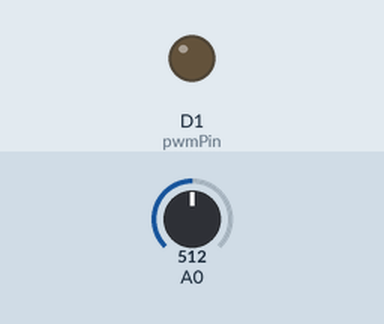
Simulated run of this sketch. Board: ESP8266 (NodeMCU). Shown: output pins drawn as LEDs (lit = HIGH). Inputs (shaded band) come from the test bench; at power-on: A0 = 512. WiFi joins after 1.5 s; servers stay silent unless stated; what the sketch prints to the serial monitor is not drawn.

Above: at 1.7 s.
At 7.47 s:
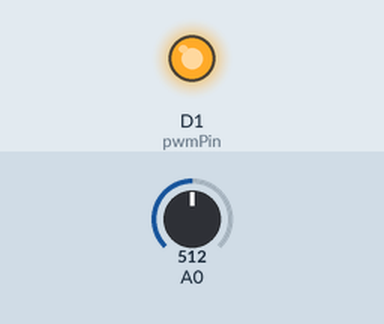
Timing chart, 0 to 8.7 s (numbered marks = the images above):
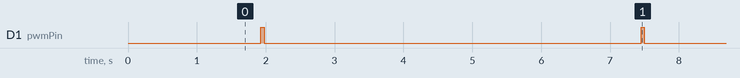

Measured:
- by itself, D1 (pwmPin): alternates HIGH for 0.05 s and LOW for 5.5 s

The sketch:

tens.ino
```cpp
#include <ESP8266WiFi.h>
#include <WiFiClient.h>

// Wi-Fi credentials
const char* ssid = "Projecty";
const char* password = "12345678";

// ThingSpeak settings
const char* server = "api.thingspeak.com";
const String writeAPIKey = "EQ803APP72XO5G18"; // Replace with your Write API Key
const int channelID = 2733660; // Replace with your Channel ID

// Parameters
const int samplingRate = 1000;      // Sampling rate in Hz
const int windowSizeMs = 200;       // Window size in milliseconds
const int bufferSize = samplingRate * (windowSizeMs / 1000.0); // Number of samples in one window
int emgBuffer[bufferSize];          // Buffer to hold EMG readings

// PWM Parameters
const int pwmPin = D1;              // Set this to the desired GPIO pin (e.g., D1)
int minFrequency = 2;               // Minimum PWM frequency in Hz
int maxFrequency = 10;              // Maximum PWM frequency in Hz
int painLevel = 0;                  // Placeholder for predicted pain level

// Function prototypes
void movingAverage(int* input, float* output, int size, int windowSize = 5);
float calculateRMS(float* data, int size);
float calculateMeanFrequency(float* data, int size);
float calculateVariance(float* data, int size);
float calculateAmplitude(float* data, int size);
void generatePWM(int painLevel);

WiFiClient client;

void setup() {
  Serial.begin(115200); // Start Serial communication for monitoring
  pinMode(pwmPin, OUTPUT); // Set up PWM pin as output

  // Connect to Wi-Fi
  WiFi.begin(ssid, password);
  while (WiFi.status() != WL_CONNECTED) {
    delay(500);
    Serial.print(".");
  }
  Serial.println("\nConnected to Wi-Fi");
}

void loop() {
  // Fill the buffer with EMG readings
  for (int i = 0; i < bufferSize; i++) {
    emgBuffer[i] = analogRead(A0);
    delayMicroseconds(1000000 / samplingRate); // Wait to match the sampling rate
  }

  // Apply Moving Average Filter
  float filteredData[bufferSize];
  movingAverage(emgBuffer, filteredData, bufferSize);

  // Feature Extraction
  float rms = calculateRMS(filteredData, bufferSize);
  float meanFrequency = calculateMeanFrequency(filteredData, bufferSize);
  float variance = calculateVariance(filteredData, bufferSize);
  float amplitude = calculateAmplitude(filteredData, bufferSize);

  // Display the results
  Serial.print("RMS: ");
  Serial.println(rms);
  Serial.print("Mean Frequency: ");
  Serial.println(meanFrequency);
  Serial.print("Variance: ");
  Serial.println(variance);
  Serial.print("Amplitude: ");
  Serial.println(amplitude);

  // Map mean frequency (100-200 Hz) to pain level (0-10)
  painLevel = map(meanFrequency, 100, 200, 0, 10);
  painLevel = constrain(painLevel, 0, 10); // Ensure pain level stays within 0-10

  // Send data to ThingSpeak
  if (client.connect(server, 80)) {
    String postData = String("field1=") + String(rms) +
                      "&field2=" + String(meanFrequency) +
                      "&field3=" + String(variance) +
                      "&field4=" + String(amplitude) +
                      "&field5=" + String(painLevel) +
                      "&api_key=" + writeAPIKey;

    client.print("POST /update HTTP/1.1\n");
    client.print("Host: " + String(server) + "\n");
    client.print("Connection: close\n");
    client.print("Content-Type: application/x-www-form-urlencoded\n");
    client.print("Content-Length: " + String(postData.length()) + "\n\n");
    client.print(postData);

    Serial.println("Data sent to ThingSpeak");
    client.stop();
  } else {
    Serial.println("Connection to ThingSpeak failed");
  }

  // Generate PWM based on the pain level
  generatePWM(painLevel);

  delay(5000); // Wait 5 seconds before the next data send
}

// Moving Average Filter
void movingAverage(int* input, float* output, int size, int windowSize) {
  for (int i = 0; i < size - windowSize + 1; i++) {
    float sum = 0;
    for (int j = 0; j < windowSize; j++) {
      sum += input[i + j];
    }
    output[i] = sum / windowSize;
  }
}

// Calculate RMS (Root Mean Square)
float calculateRMS(float* data, int size) {
  float sum = 0;
  for (int i = 0; i < size; i++) {
    sum += data[i] * data[i];
  }
  return sqrt(sum / size);
}

// Calculate Mean Frequency (Simple Approximation)
float calculateMeanFrequency(float* data, int size) {
  float meanFreq = 0;
  float totalEnergy = 0;

  for (int i = 1; i < size; i++) {
    float diff = data[i] - data[i - 1];
    meanFreq += abs(diff) * i; // Weighted by index for a simple approximation
    totalEnergy += abs(diff);
  }

  return totalEnergy > 0 ? meanFreq / totalEnergy : 0;
}

// Calculate Variance
float calculateVariance(float* data, int size) {
  float mean = 0;
  for (int i = 0; i < size; i++) {
    mean += data[i];
  }
  mean /= size;

  float variance = 0;
  for (int i = 0; i < size; i++) {
    variance += (data[i] - mean) * (data[i] - mean);
  }
  return variance / size;
}

// Calculate Amplitude (max - min)
float calculateAmplitude(float* data, int size) {
  float minVal = data[0];
  float maxVal = data[0];
  for (int i = 1; i < size; i++) {
    if (data[i] < minVal) minVal = data[i];
    if (data[i] > maxVal) maxVal = data[i];
  }
  return maxVal - minVal;
}

// Generate PWM based on pain level
void generatePWM(int painLevel) {
  // Map pain level to frequency range (2Hz to 10Hz)
  int pwmFrequency = map(painLevel, 0, 10, minFrequency, maxFrequency);
  int delayTime = 1000 / (2 * pwmFrequency); // Calculate half-period delay in ms

  // Generate PWM signal with calculated frequency
  digitalWrite(pwmPin, HIGH);
  delay(delayTime);
  digitalWrite(pwmPin, LOW);
  delay(delayTime);
}
```
